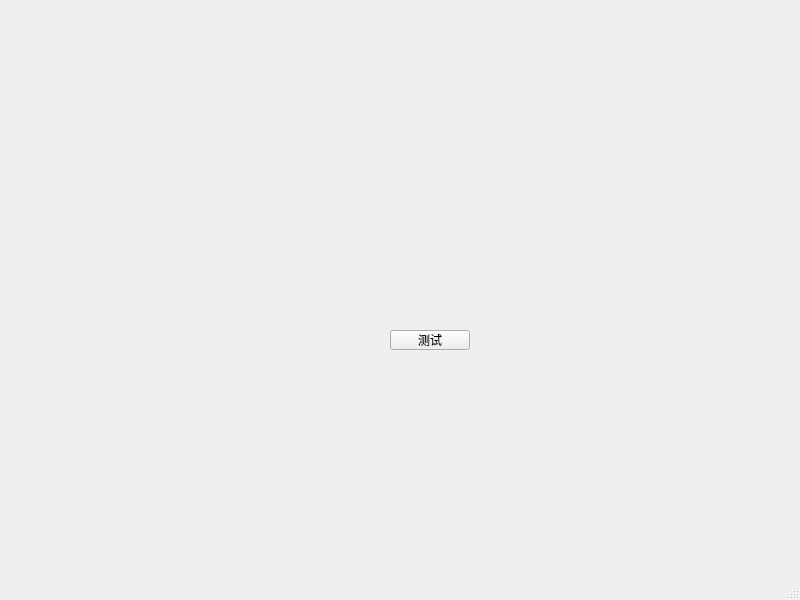
<?xml version="1.0" encoding="UTF-8"?>
<ui version="4.0">
 <class>MainWindow</class>
 <widget class="QMainWindow" name="MainWindow">
  <property name="geometry">
   <rect>
    <x>0</x>
    <y>0</y>
    <width>800</width>
    <height>600</height>
   </rect>
  </property>
  <property name="windowTitle">
   <string>MainWindow</string>
  </property>
  <widget class="QWidget" name="centralwidget">
   <widget class="QPushButton" name="pushButton">
    <property name="geometry">
     <rect>
      <x>390</x>
      <y>330</y>
      <width>80</width>
      <height>20</height>
     </rect>
    </property>
    <property name="text">
     <string>测试</string>
    </property>
   </widget>
  </widget>
  <widget class="QMenuBar" name="menubar">
   <property name="geometry">
    <rect>
     <x>0</x>
     <y>0</y>
     <width>800</width>
     <height>22</height>
    </rect>
   </property>
  </widget>
  <widget class="QStatusBar" name="statusbar"/>
 </widget>
 <resources/>
 <connections/>
</ui>
